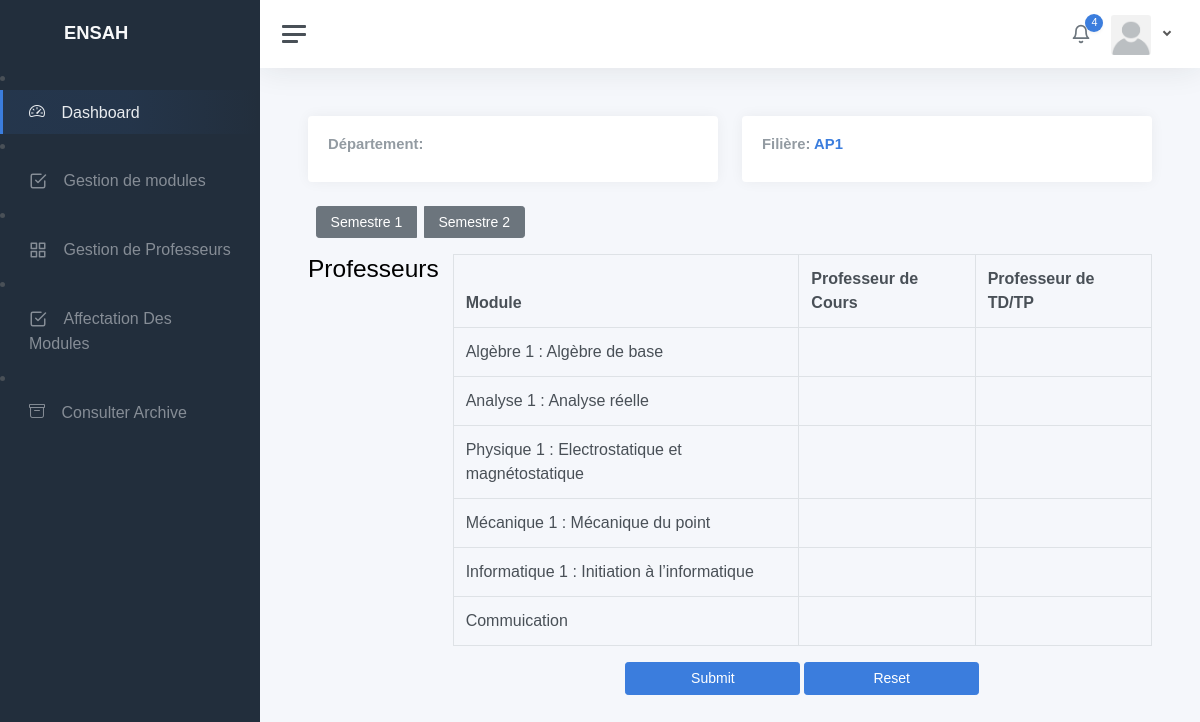
Page /src/public/views/static/chef_departement/affectation_prof_modules.php?filiere=AP1 on the committed database.
### tables this page shows
CREATE TABLE `module` (
  `id` int(11) NOT NULL,
  `nom_filiere` varchar(100) NOT NULL,
  `semestre` int(2) NOT NULL,
  `nom_modules` varchar(200) NOT NULL,
  `cin_prof_cour` varchar(10) DEFAULT NULL,
  `cin_prof_td_tp` varchar(10) DEFAULT NULL
);

### src/database/dbConnection.php (called while the page is built, shortened)
<?php
class dbConnection
{
    private $hostname = "localhost";
    private $username = "root";
    private $password = "";
    private $dbname = "gestion_notes_ensah";
    public function  getConnection()
    {
        try {
            $db = new PDO("mysql:host=$this->hostname;dbname=$this->dbname", $this->username, $this->password);
            $db->exec("set names utf8");
            $db->setAttribute(PDO::ATTR_ERRMODE, PDO::ERRMODE_EXCEPTION);
            return $db;
        } catch (PDOException $e) {
            echo "erreurs lors de la connection via db" . $e->getMessage();
        }
    }
}

### src/app/controllers/chefDepartementController.php (called while the page is built, shortened)
<?php
class chefDepartementController
{
    private $model;
    public function __construct()
    {
        $this->model = new chefDepartementModel;
    }
    public function getmodules($filiere, $semestre)
    {
        return $this->model->getAllModules($filiere, $semestre);
    }
}

### src/app/models/chefDepartementModel.php (called while the page is built, shortened)
<?php
class chefDepartementModel
{
    private $conn;
    public function __construct()
    {
        $con = new dbConnection;
        $this->conn = $con->getConnection();
    }
    public function getAllModules($filiere, $semestre)
    {
        $stmt = $this->conn->prepare("SELECT * FROM module WHERE nom_filiere = :filiere AND semestre = :semestre");
        $stmt->bindParam(':filiere', $filiere, PDO::PARAM_STR);
        $stmt->bindParam(':semestre', $semestre, PDO::PARAM_INT);
        $stmt->execute();
        $data = $stmt->fetchAll(PDO::FETCH_ASSOC);
        return $data;
    }
}

### src/public/views/static/chef_departement/affectation_prof_modules.php (the view, shortened to what this page needs)
<?php
include_once "../../../../app/controllers/chefDepartementController.php";
$user = new chefDepartementController;
$Currentfiliere = isset($_GET['filiere']) ? $_GET['filiere'] : "";
$cin = isset($_SESSION['chef_cin']) ? $_SESSION['chef_cin'] : "";
$modules1 = $user->getmodules($Currentfiliere, 1);
$departement = $user->getDepartement($cin);
?>
<?php include "./masterPage.php" ?>
<main class="content">
    <div class="container-fluid p-0">
        <div class="row">
            <div class="col-sm-6">
                <div class="card">
                    <div class="card-body">
                        <h5 class="card-title">Département: <span class="text-primary"><?= isset($departement["nom_dep"]) ? $departement["nom_dep"] : "" ?></span></h5>
                    </div>
                </div>
            </div>
            <div class="col-sm-6">
                <div class="card">
                    <div class="card-body">
                        <h5 class="card-title">Filière: <span class="text-primary"><?= $Currentfiliere ?></span></h5>
                    </div>
                </div>
            </div>
        </div>
        <div class="row mb-3">
            <div class="col-sm-12">
                <div class="btn-group " role="group" aria-label="Semesters">
                    <button id="api" type="button" class="btn btn-secondary semester-button mx-2" data-semester="1">Semestre 1</button>
                    <button type="button" class="btn btn-secondary semester-button" data-semester="2">Semestre 2</button>
                </div>
            </div>
        </div>
        <div class="row">
            <div class="col-sm-2">
                <h2>Professeurs</h2>
            </div>
            <div class="col-sm-10">
                <table class="table table-bordered">
                    <thead>
                        <tr>
                            <th>Module</th>
                            <th>Professeur de Cours</th>
                            <th>Professeur de TD/TP</th>
                        </tr>
                    </thead>
                    <tbody id="module-table-body">
                        <?php foreach ($modules1 as $md1) : ?>
                            <tr class="droppable" data-module-id="<?= $md1['nom_modules'] ?>">
                                <td><?= $md1['nom_modules']; ?></td>
                                <td class="course-cell droppable"></td>
                                <td class="tdtp-cell droppable"></td>
                            </tr>
                        <?php endforeach; ?>
                    </tbody>
                </table>
                <div class="d-flex justify-content-center gap-1">
                    <button class="btn btn-primary  w-25" id="submitBtn" type="button">Submit</button>
                    <button class="btn btn-primary  w-25" type="reset" onclick="resetValues()">Reset</button>
                </div>
            </div>
        </div>
    </div>
</main>
</body>
</html>

### src/public/views/static/chef_departement/masterPage.php (style rules this page uses)
body { font-family: 'Gill Sans', 'Gill Sans MT', Calibri, 'Trebuchet MS', sans-serif; font-size: medium; }

### rows in the picture
module: nom_modules "Algèbre 1 : Algèbre de base"
module: nom_modules "Analyse 1 : Analyse réelle"
module: nom_modules "Physique 1 : Electrostatique et magnétostatique"
module: nom_modules "Mécanique 1 : Mécanique du point"
module: nom_modules "Informatique 1 : Initiation à l’informatique"
module: nom_modules "Commuication"

### other values in the picture
$Currentfiliere "AP1"
